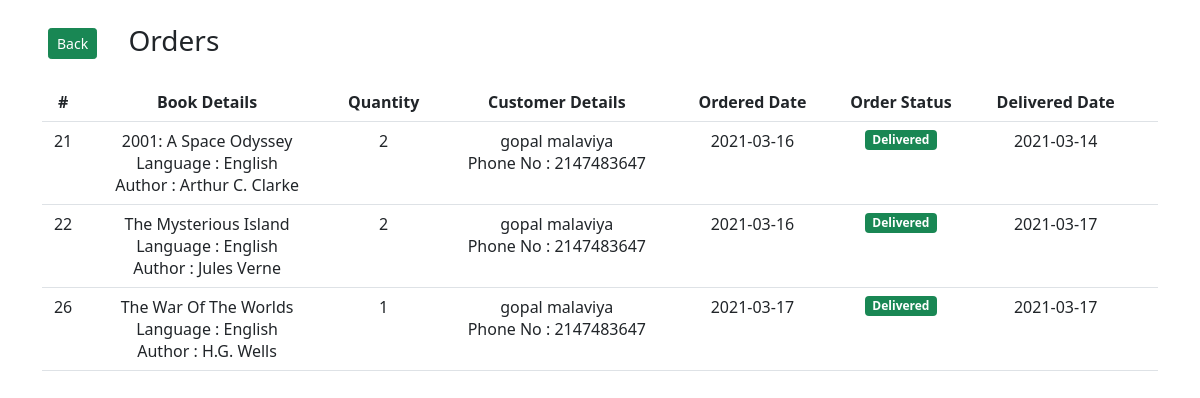
Screenshot of /admin/orders.php (signed in) with the database file from the repository.
### tables this page shows
CREATE TABLE `orders` (
  `id` int(11) NOT NULL,
  `book_id` int(11) NOT NULL,
  `customer_id` int(11) NOT NULL,
  `price` int(11) NOT NULL,
  `quantity` int(11) NOT NULL,
  `ordered_date` date NOT NULL,
  `delivery_date` date DEFAULT NULL,
  `order_status` tinyint(1) NOT NULL DEFAULT 0
);

CREATE TABLE `books` (
  `id` int(11) NOT NULL,
  `isbn` bigint(10) NOT NULL,
  `title` varchar(255) NOT NULL,
  `language` varchar(255) NOT NULL DEFAULT 'English',
  `author` varchar(255) NOT NULL,
  `price` int(11) NOT NULL,
  `quantity` int(11) NOT NULL DEFAULT 20,
  `genre` varchar(255) NOT NULL,
  `publisher` varchar(255) NOT NULL,
  `published_year` year(4) NOT NULL,
  `image` varchar(255) NOT NULL
);

CREATE TABLE `customer` (
  `id` int(11) NOT NULL,
  `username` varchar(255) NOT NULL,
  `email` varchar(255) NOT NULL,
  `password` varchar(255) NOT NULL,
  `first_name` varchar(255) NOT NULL,
  `last_name` varchar(255) NOT NULL,
  `phone_no` bigint(11) NOT NULL,
  `pincode` varchar(6) DEFAULT NULL,
  `address` varchar(250) DEFAULT NULL
);

### admin/orders.php (the view, shortened to what this page needs)
<?php
    try{
        require ('connection.php');
        $q=$db->prepare("SELECT * FROM orders;");
        $q->execute();
        $all_orders=$q->fetchAll(PDO::FETCH_ASSOC);
    }
    catch(PDOException $e){
        echo $e->getMessage();
        die();
    }
?>
<html>
<head>
    <link href="https://cdn.jsdelivr.net/npm/bootstrap@5.0.0-beta2/dist/css/bootstrap.min.css" rel="stylesheet">
</head>
<body>
<h3 class="my-4 mx-5">
    <a href="index.php" class="btn btn-success btn-sm">
        Back
    </a>
    <span class="mx-4">Orders</span>
</h3>
<div class="container">
    <table cellpadding="4" class="table">
        <tr align="center">
            <th>#</th>
            <th>Book Details</th>
            <th>Quantity</th>
            <th>Customer Details</th>
            <th>Ordered Date</th>
            <th>Order Status</th>
            <th>Delivered Date</th>
            <th></th>
        </tr>
        <?php
        foreach($all_orders as $order){
            $q=$db->prepare("SELECT * FROM books
                    WHERE id=?;");
            $q->execute([$order['book_id']]);
            $book=$q->fetch(PDO::FETCH_ASSOC);
            $q=$db->prepare("SELECT * FROM customer
                    WHERE id=?;");
            $q->execute([$order['customer_id']]);
            $customer=$q->fetch(PDO::FETCH_ASSOC);
        ?>
        <tr align="center">
            <td><?php echo $order['id']; ?></td>
            <td>
                <?php
                    echo $book['title']."<br>";
                    echo "Language : ".$book['language']."<br>";
                    echo "Author : ".$book['author']."<br>";
                ?>
            </td>
            <td><?php echo $order['quantity']; ?></td>
            <td>
                <?php
                    echo $customer['first_name']." ";
                    echo $customer['last_name']."<br>";
                    echo "Phone No : ".$customer['phone_no']."<br>";
                ?>
            </td>
            <td><?php echo $order['ordered_date']; ?></td>
            <?php if($order['order_status']){ ?>
                <td>
                    <span class="badge bg-success">
                        Delivered
                    </span>
                </td>
                <td>
                    <?php echo $order['delivery_date']; ?>
                </td>
                <td></td>
            <?php } ?>
        </tr>
        <?php } ?>
    </table>
</div>
</body>
</html>

### rows the page displays
orders: id "21", book.title "2001: A Space Odyssey", book.language "English", book.author "Arthur C. Clarke", quantity "2", customer.first_name "gopal", customer.last_name "malaviya", customer.phone_no "2147483647", ordered_date "2021-03-16", delivery_date "2021-03-14"
orders: id "22", book.title "The Mysterious Island", book.language "English", book.author "Jules Verne", quantity "2", customer.first_name "gopal", customer.last_name "malaviya", customer.phone_no "2147483647", ordered_date "2021-03-16", delivery_date "2021-03-17"
orders: id "26", book.title "The War Of The Worlds", book.language "English", book.author "H.G. Wells", quantity "1", customer.first_name "gopal", customer.last_name "malaviya", customer.phone_no "2147483647", ordered_date "2021-03-17", delivery_date "2021-03-17"
